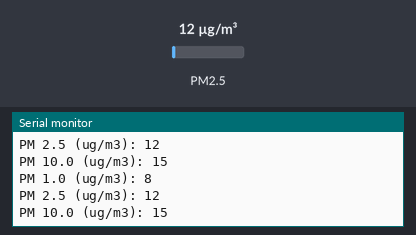
This sketch was run on a simulated Arduino Uno, built with avr-gcc and run on an emulated ATmega328P. Parts: the last lines printed to the serial monitor. The test bench sets the inputs (shaded band); at power-on: PM2.5 12 µg/m³.

Above: at 2.8 s.
2.9 s: PM2.5 set to 6 µg/m³
At 3.8 s:
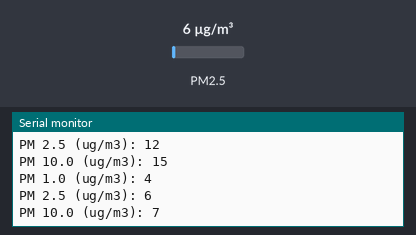
4.4 s: PM2.5 set to 75 µg/m³
At 5.7 s:
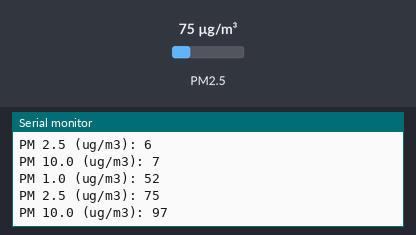
Timing chart, 0 to 7.4 s (numbered marks = the images above; inputs shaded):
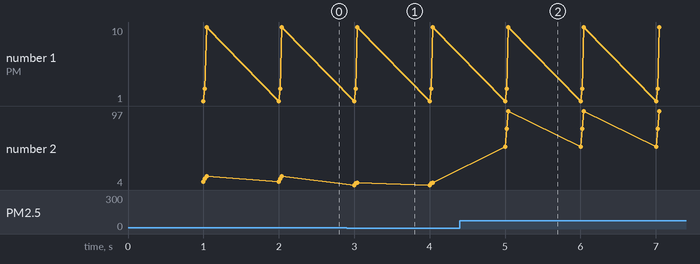

Measured:
- after the input at 2.9 s, the serial monitor: prints a new line after 0.10 s (image 1)
- after the input at 4.4 s, the serial monitor: prints a new line after 0.60 s (image 2)
- plotted number 2: 15 → 7 after the input at 2.9 s, 7 → 97 after the input at 4.4 s

The sketch:

Arduino_With_PMS_Basic.ino
```cpp
#include "PMS.h"
#include <SoftwareSerial.h>

static const int RXPin = 10, TXPin = 11;
SoftwareSerial PMS_Serial(RXPin, TXPin);

PMS pms(PMS_Serial);
PMS::DATA data;

void setup()
{
  Serial.begin(9600);
  PMS_Serial.begin(9600);
}

void loop()
{
  if (pms.read(data))
  {
    Serial.print("PM 1.0 (ug/m3): ");
    Serial.println(data.PM_AE_UG_1_0);

    Serial.print("PM 2.5 (ug/m3): ");
    Serial.println(data.PM_AE_UG_2_5);

    Serial.print("PM 10.0 (ug/m3): ");
    Serial.println(data.PM_AE_UG_10_0);

    Serial.println();
  }

  // Do other stuff...
}
```
